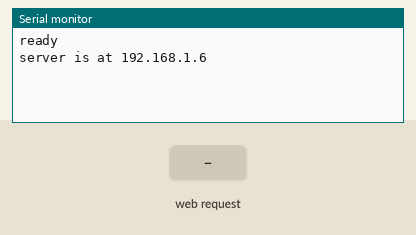
Recording of a sketch running on a simulated Arduino Uno, built with avr-gcc and run on an emulated ATmega328P. On the bench: the last lines printed to the serial monitor. Inputs (shaded band) come from the test bench.

Above: at 1.2 s.
1.3 s: HTTP request GET /led received
At 1.42 s:
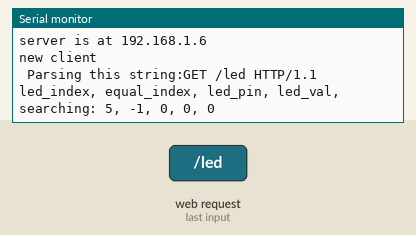
At 2.1 s:
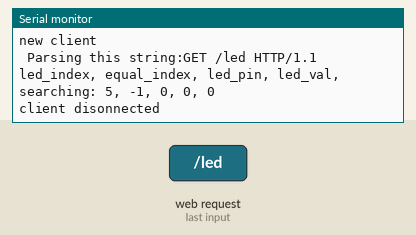

Measured:
- after the input at 1.3 s, the serial monitor: prints a new line at once (image 1)

The sketch:

code.ino
```cpp
/*  1120 - The Ethernet Shield (W5100) simple GET request parser
 *
 * This sketch shows you how to create a simple that contains a GET request
 * parser. You can use this parser to turn LEDs on and off.
 *
 * The sketch also creates a simple web form that displays buttons in the
 * client's web browser.
 *
 * The sketch can parse multiple value pairs.
 *
 *
 *
 * Components
 * ----------
 *  - Arduino Uno
 *  - a compatible Ethernet shield (W5100 chipset)
 *  - Access to an Ethernet switch and CAT5 cable
 *  - One LED
 *  - A 330 Ohm resistor for the LED
 *  - A breadboard
 *  - Jumper wires
 *
 *  Libraries
 *  ---------
 *  - SPI (comes with the Arduino IDE)
 *  - Ethernet (comes with the Arduino IDE)
 *
 * Connections
 * -----------
 *
 * Attach the Ethernet shield to the Arduino Uno.
 * Using a Cat5 cable, connect the Ethernet shield
 * to an Ethernet switch that is already a member
 * of your Local Area Network.
 *
 * Attach the LED to the resistor. Attach the LED anode to digital pin 8.
 * Attach the other pin of the resistor to GND.
 *
 * Other information
 * -----------------
 * About the Arduino Ethernet shield v2: https://store.arduino.cc/usa/arduino-ethernet-shield-2
 * About the Arduino Ethernet shield v1: https://www.arduino.cc/en/Main/ArduinoEthernetShieldV1
 * The Ethernet library: https://www.arduino.cc/en/Reference/Ethernet
 * Learn about the String class: https://www.arduino.cc/en/Reference/StringObject
 *
 *  Created on July 4 2017 by Peter Dalmaris
 *
 */

#include <SPI.h>
#include <Ethernet.h>

byte           mac[]        = { 0xDE, 0xAD, 0xBE, 0xEF, 0xFE, 0xED };
byte           ip[]         = { 192,168,1,6 };
String         message      = "";     //Will hold the confirmation message that will be shown to the user
EthernetServer server(80);
String         get_request  = "";     //Holds the GET request

void setup()
{
  Serial.begin(9600);
  Ethernet.begin(mac, ip);
  server.begin();
  Serial.println("ready");
  Serial.print("server is at ");
  Serial.println(Ethernet.localIP());
}

void loop() {
  // listen for new clients
  EthernetClient   client = server.available();
  String return_message;
  if (client) {
    Serial.println("new client");
    boolean sentContent    = false;
    get_request           = "";
    boolean        currentLineIsBlank = true;
    while (client.connected()) {
      if (client.available()) {
        char       c = client.read();
        if(c == '\n')             // Because we are only processing a GET request, we are only interested in the
                                  // content of the first line. So, as soon as we have the first line of the request
                                  // (which always ends wsubliith \n, we can ignore the rest and go ahead to parse the request.
        {
          return_message = parseGetRequest(get_request);
          break;
        }

        get_request += c;  // Store this character from the client in the get_request string.

      }
    }

    if (!sentContent){
       construct_page(client, return_message);
       sentContent = true;
     }

    // give the web browser time to receive the data
    delay(1);
    // close the connection:
    client.stop();
    Serial.println("client disonnected");
  }
}

void construct_page(EthernetClient &client, String &rmessage)
{
    print_header(client);
    print_form(client);
    print_confirmation(rmessage, client);
    end_page(client);
}

void print_header(EthernetClient &client)
{
    client.println("HTTP/1.1 200 OK");
    client.println("Content-Type: text/html");
    client.println();
    client.print("<html><head><title>");
    client.print("GET request example");
    client.println("</title><body>");
}

void print_confirmation(String &confirmation_message, EthernetClient &client)
{
  client.print("Action performed: <b>");
  client.print(confirmation_message);
  client.print("</b>");
}

void print_form(EthernetClient &client)
{
  client.println("<h2>Click buttons to turn pin 8 on or off</h2>");
  client.print("<form action='/' method='GET'><p><input type='hidden' name='led08'");
  client.println(" value='0'><input type='submit' value='Off'/></form>");
  client.print("<form action='/' method='GET'><p><input type='hidden' name='led08'");
  client.print(" value='1'><input type='submit' value='On'/></form>");
}

void end_page(EthernetClient &client)
{
    client.print("</body>");
    client.print("</html>");
}

String parseGetRequest(String &str) {
  Serial.print(" Parsing this string:");
  Serial.println(str);
  boolean searching = true;
  int current_index = 0;
  String return_message = "";
  while(searching==true)
  {
  int   led_index    = str.indexOf("led", current_index);
  int   equal_index  = str.indexOf("=", current_index);
  int   led_pin      = str.substring(led_index+3,equal_index).toInt();      // Find the substring that contains the pin number,
                                                                            // and convert it into an int
  // ** Multiple value pair parsing **
  // If we have multiple value pairs, we need to find out the next "led" string so that we can
  // go back and extract the value for the current led.
  // If there is no next "led" then look for end of line.
  int   led_val = 0;
  if (str.indexOf("led", equal_index)>0) // If the "led" string can't be found in the str, the index is -1
  {
     led_val      = str.substring(equal_index+1,str.indexOf("led", equal_index)-1).toInt();
  } else
  {
    led_val      = str.substring(equal_index+1,str.length()).toInt();
      searching = false;
  }
  current_index = equal_index + 1;
  //Show the substring indexes and values for debugging
  Serial.print("led_index, equal_index, led_pin, led_val, searching: ");
  Serial.print(led_index);
  Serial.print(", ");
  Serial.print(equal_index);
  Serial.print(", ");
  Serial.print(led_pin);
  Serial.print(", ");
  Serial.print(led_val);
  Serial.print(", ");
  Serial.println(searching);

  return_message        = "Setting LED ";
  return_message        += led_pin;
  return_message        += " to ";
  return_message        += led_val;
  return_message        += "\n";
  executeInstruction(led_pin, led_val);
  }
  return return_message;
}

void executeInstruction(int pin, int val)
{
    pinMode(pin, OUTPUT);
    digitalWrite(pin, val);
    //analogWrite(pin, val);   //If the pin is PWM-capable, you can use analogWrite
}
```
